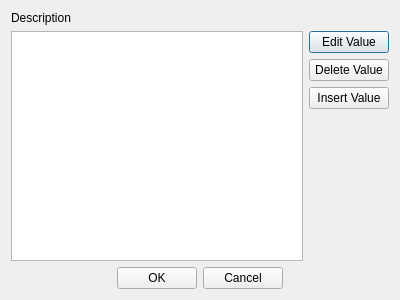
<?xml version="1.0" encoding="UTF-8"?>
<ui version="4.0">
 <class>USDialog</class>
 <widget class="QDialog" name="USDialog">
  <property name="geometry">
   <rect>
    <x>0</x>
    <y>0</y>
    <width>400</width>
    <height>300</height>
   </rect>
  </property>
  <property name="windowTitle">
   <string>USDialog</string>
  </property>
  <layout class="QVBoxLayout" name="verticalLayout_3">
   <item>
    <layout class="QVBoxLayout" name="verticalLayout_2">
     <item>
      <widget class="QLabel" name="labelDescription">
       <property name="text">
        <string>Description</string>
       </property>
      </widget>
     </item>
     <item>
      <layout class="QHBoxLayout" name="horizontalLayout_2">
       <item>
        <widget class="QListWidget" name="listWidget"/>
       </item>
       <item>
        <layout class="QVBoxLayout" name="verticalLayout">
         <item>
          <widget class="QPushButton" name="pushButtonEditValue">
           <property name="text">
            <string>Edit Value</string>
           </property>
          </widget>
         </item>
         <item>
          <widget class="QPushButton" name="pushButtonDeleteValue">
           <property name="text">
            <string>Delete Value</string>
           </property>
          </widget>
         </item>
         <item>
          <widget class="QPushButton" name="pushButtonInsertValue">
           <property name="text">
            <string>Insert Value</string>
           </property>
          </widget>
         </item>
         <item>
          <spacer name="verticalSpacer">
           <property name="orientation">
            <enum>Qt::Vertical</enum>
           </property>
           <property name="sizeHint" stdset="0">
            <size>
             <width>20</width>
             <height>40</height>
            </size>
           </property>
          </spacer>
         </item>
        </layout>
       </item>
      </layout>
     </item>
     <item>
      <layout class="QHBoxLayout" name="horizontalLayout">
       <item>
        <spacer name="horizontalSpacer">
         <property name="orientation">
          <enum>Qt::Horizontal</enum>
         </property>
         <property name="sizeHint" stdset="0">
          <size>
           <width>40</width>
           <height>20</height>
          </size>
         </property>
        </spacer>
       </item>
       <item>
        <widget class="QPushButton" name="pushButtonOK">
         <property name="text">
          <string>OK</string>
         </property>
        </widget>
       </item>
       <item>
        <widget class="QPushButton" name="pushButtonCancel">
         <property name="text">
          <string>Cancel</string>
         </property>
        </widget>
       </item>
       <item>
        <spacer name="horizontalSpacer_2">
         <property name="orientation">
          <enum>Qt::Horizontal</enum>
         </property>
         <property name="sizeHint" stdset="0">
          <size>
           <width>40</width>
           <height>20</height>
          </size>
         </property>
        </spacer>
       </item>
      </layout>
     </item>
    </layout>
   </item>
  </layout>
 </widget>
 <layoutdefault spacing="6" margin="11"/>
 <resources/>
 <connections>
  <connection>
   <sender>pushButtonCancel</sender>
   <signal>clicked()</signal>
   <receiver>USDialog</receiver>
   <slot>reject()</slot>
   <hints>
    <hint type="sourcelabel">
     <x>260</x>
     <y>282</y>
    </hint>
    <hint type="destinationlabel">
     <x>281</x>
     <y>362</y>
    </hint>
   </hints>
  </connection>
  <connection>
   <sender>pushButtonInsertValue</sender>
   <signal>clicked()</signal>
   <receiver>USDialog</receiver>
   <slot>onInsertPressed()</slot>
   <hints>
    <hint type="sourcelabel">
     <x>347</x>
     <y>104</y>
    </hint>
    <hint type="destinationlabel">
     <x>368</x>
     <y>146</y>
    </hint>
   </hints>
  </connection>
  <connection>
   <sender>pushButtonEditValue</sender>
   <signal>clicked()</signal>
   <receiver>USDialog</receiver>
   <slot>onEditPressed()</slot>
   <hints>
    <hint type="sourcelabel">
     <x>370</x>
     <y>42</y>
    </hint>
    <hint type="destinationlabel">
     <x>490</x>
     <y>60</y>
    </hint>
   </hints>
  </connection>
  <connection>
   <sender>pushButtonDeleteValue</sender>
   <signal>clicked()</signal>
   <receiver>USDialog</receiver>
   <slot>onDeletePressed()</slot>
   <hints>
    <hint type="sourcelabel">
     <x>369</x>
     <y>70</y>
    </hint>
    <hint type="destinationlabel">
     <x>515</x>
     <y>86</y>
    </hint>
   </hints>
  </connection>
  <connection>
   <sender>pushButtonOK</sender>
   <signal>clicked()</signal>
   <receiver>USDialog</receiver>
   <slot>onOKPressed()</slot>
   <hints>
    <hint type="sourcelabel">
     <x>175</x>
     <y>274</y>
    </hint>
    <hint type="destinationlabel">
     <x>195</x>
     <y>351</y>
    </hint>
   </hints>
  </connection>
 </connections>
 <slots>
  <slot>onInsertPressed()</slot>
  <slot>onEditPressed()</slot>
  <slot>onDeletePressed()</slot>
  <slot>onOKPressed()</slot>
 </slots>
</ui>
